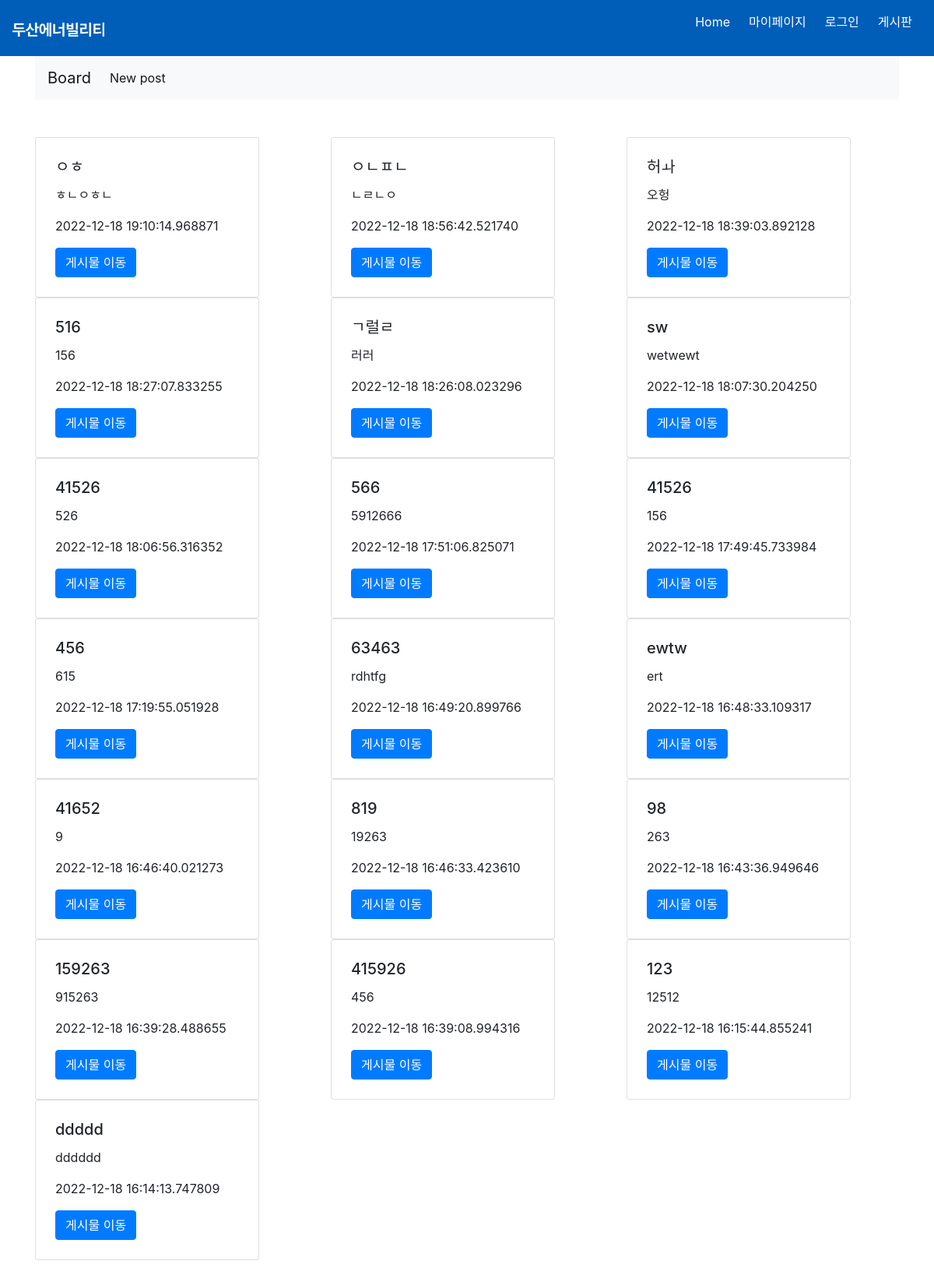
/board, run on an earlier commit of the app's database.
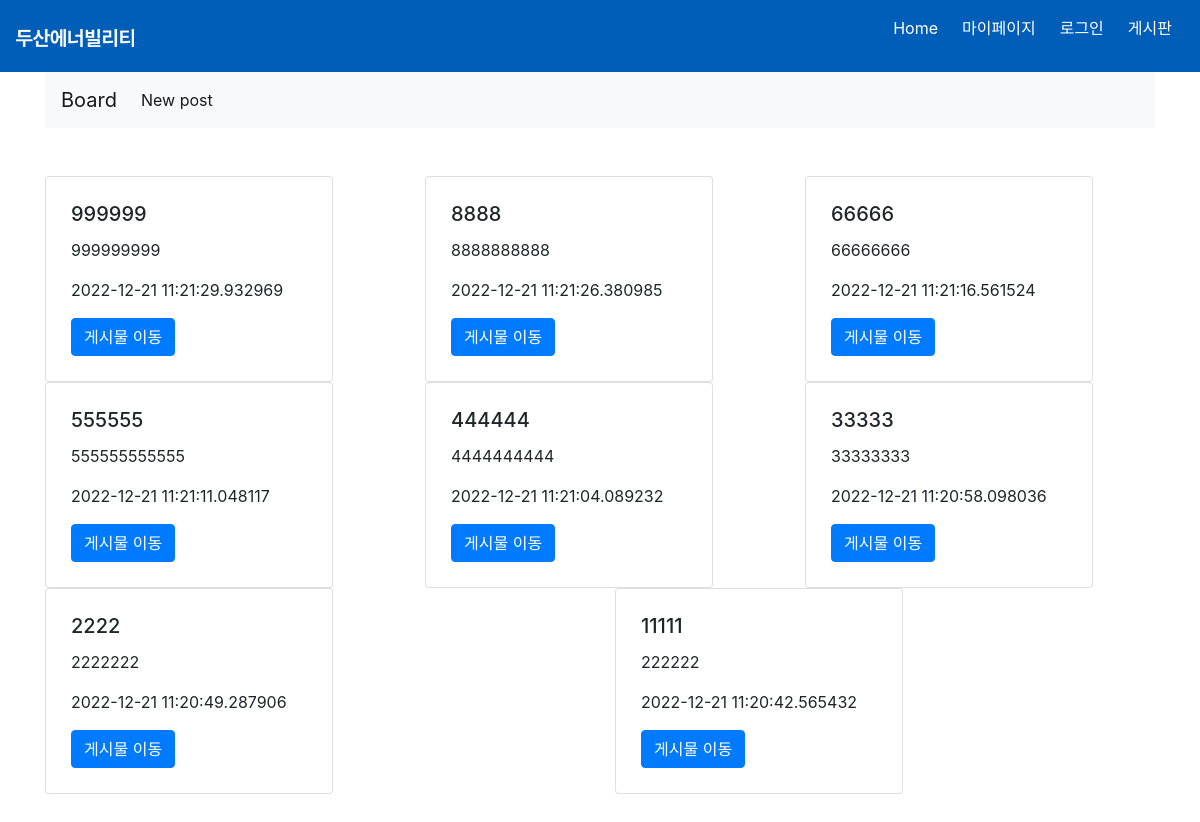
And on a later commit of the database.
### website/models.py (models this page shows, shortened)
class Post(db.Model):
    __tablename__ = "posts"
    id = db.Column(db.Integer, primary_key=True)
    title = db.Column(db.String, nullable=False)
    content = db.Column(db.String, nullable=False)
    created_at = db.Column(db.DateTime)
    comments = db.relationship('Comment',backref='post')

### website/auth.py (the view)
@auth.route('/board', methods=['GET', 'POST'])
def board():
    posts = Post.query.order_by(desc(Post.created_at)).all()
    return render_template("board.html", posts=posts)

### website/templates/board.html
{% extends "base2.html" %}
{% block body_block %}
<br></br>
<div class='row'>
  {% for post in posts %}
    <div class="col-sm" style="padding-botto:5px">
      <div class="card" style="width: 18rem; padding:5px" >
        <div class="card-body">
          <h5 class="card-title">{{post.title}}</h5>
          <p class="card-text">{{post.content}}</p>
          <p class="card-text">{{post.created_at}}</p>
          <a href="/posts/{{post.id}}" class="btn btn-primary">게시물 이동</a>
        </div>
      </div>
    </div>
    <br>
  {% endfor %}
  </div>
  <br></br></br></br></br></br></br></br></br></br>
{% endblock %}

### website/templates/base2.html (shortened to what this page needs)
<!DOCTYPE html>
<html lang="en">
<head>
    <link rel="stylesheet" href="{{ url_for('static', filename='css/style.css') }}"/>
    <link
      rel="stylesheet"
      href="https://stackpath.bootstrapcdn.com/bootstrap/4.4.1/css/bootstrap.min.css"
    />
    <link rel="stylesheet" href="https://stackpath.bootstrapcdn.com/bootstrap/4.1.3/css/bootstrap.min.css">
    <link
      rel="stylesheet"
      href="https://stackpath.bootstrapcdn.com/font-awesome/4.7.0/css/font-awesome.min.css"
    />
</head>
<body>
    <nav class="navbar">
      <div class="navbar__logo">
        <img src="{{ url_for('static', filename='img/logo-kr-w.png') }}" alt="두산애너빌리티">
      </div>
          <ul class="navbar__menu">
            {% if current_user.is_authenticated %}
              {% if current_user.auth == "관리자" %}
              <li><a>{{ current_user.name }}님</a></li>
              <li><a href="/logout">로그아웃</a></li>
              <li><a href="/">Home</a></li>
              <li><a href="/mypage">마이페이지</a></li>
              <li><a href="/board">게시판</a></li>
              <li><a href="/admin">관리자</a></li>
              {% else %}
              <li><a>{{ current_user.name }}님</a></li>
              <li><a href="/logout">로그아웃</a></li>
              <li><a href="/">Home</a></li>
              <li><a href="/mypage">마이페이지</a></li>
              <li><a href="/board">게시판</a></li>
              {% endif %}
            {% else %}
            <li><a href="/">Home</a></li>
            <li><a href="/mypage">마이페이지</a></li>
            <li><a href="/login">로그인</a></li>
            <li><a href="/board">게시판</a></li>
            {% endif%}
          </ul>
    </nav>
    <div class="container">
      <nav class="navbar navbar-expand-lg navbar-light bg-light">
        <a class="navbar-brand" href="/board">Board</a>
        <div class="collapse navbar-collapse" id="navbarNav">
          <ul class="navbar-nav">
            <li class="nav-item active">
              <a class="nav-link" href="/posts/new">New post<span class="sr-only">(current)</span></a>
            </li>
          </ul>
        </div>
      </nav>
      {% block body_block %} {% endblock %}
    </div>
</body>
</html>

### website/static/css/style.css (style rules this page uses)
:root { --text-color:#ffffff; --background-color:#005eb8; --accent-color:rgb(255, 0, 0); }
body { margin:0; font-family: 'Noto Sans KR', sans-serif; }
.navbar a { text-decoration: none; color:white; }
a { text-decoration: none; color:white; }
.navbar { display:flex; justify-content: space-between; align-items:center; background-color:#005eb8; }
.navbar__logo { padding-top: 0px; color:white; }
.navbar__menu { display:flex; list-style: none; align-items: center; padding-left : 0px; }
.navbar__menu li { padding:8px 12px; }

What changed in the data, as far as the page shows it:
removed Post: title "ㅇㅎ", content "ㅎㄴㅇㅎㄴ", created_at "2022-12-18 19:10:14.968871"
removed Post: title "ㅇㄴㅍㄴ", content "ㄴㄹㄴㅇ", created_at "2022-12-18 18:56:42.521740"
removed Post: title "허ㅘ", content "오헝", created_at "2022-12-18 18:39:03.892128"
removed Post: title "516", content "156", created_at "2022-12-18 18:27:07.833255"
removed Post: title "ㄱ럴ㄹ", content "러러", created_at "2022-12-18 18:26:08.023296"
removed Post: title "sw", content "wetwewt", created_at "2022-12-18 18:07:30.204250"
removed Post: title "41526", content "526", created_at "2022-12-18 18:06:56.316352"
removed Post: title "566", content "5912666", created_at "2022-12-18 17:51:06.825071"
removed Post: title "41526", content "156", created_at "2022-12-18 17:49:45.733984"
removed Post: title "456", content "615", created_at "2022-12-18 17:19:55.051928"
removed Post: title "63463", content "rdhtfg", created_at "2022-12-18 16:49:20.899766"
removed Post: title "ewtw", content "ert", created_at "2022-12-18 16:48:33.109317"
removed Post: title "41652", content "9", created_at "2022-12-18 16:46:40.021273"
removed Post: title "819", content "19263", created_at "2022-12-18 16:46:33.423610"
removed Post: title "98", content "263", created_at "2022-12-18 16:43:36.949646"
removed Post: title "159263", content "915263", created_at "2022-12-18 16:39:28.488655"
removed Post: title "415926", content "456", created_at "2022-12-18 16:39:08.994316"
removed Post: title "123", content "12512", created_at "2022-12-18 16:15:44.855241"
removed Post: title "ddddd", content "dddddd", created_at "2022-12-18 16:14:13.747809"
added Post: title "999999", content "999999999", created_at "2022-12-21 11:21:29.932969"
added Post: title "8888", content "8888888888", created_at "2022-12-21 11:21:26.380985"
added Post: title "66666", content "66666666", created_at "2022-12-21 11:21:16.561524"
added Post: title "555555", content "555555555555", created_at "2022-12-21 11:21:11.048117"
added Post: title "444444", content "4444444444", created_at "2022-12-21 11:21:04.089232"
added Post: title "33333", content "33333333", created_at "2022-12-21 11:20:58.098036"
added Post: title "2222", content "2222222", created_at "2022-12-21 11:20:49.287906"
added Post: title "11111", content "222222", created_at "2022-12-21 11:20:42.565432"
